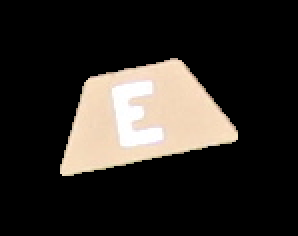
#> input picture Older Code Base/Desktop/m-0.PNG, 149 x 118 px, found by its file name (shown 2 times larger)
$ python shape.py   (Python 2 division)   (older library calls are emulated)
#> lines starting #> are read from the running program, lines starting #| are printed output that depends on the picture; after the words box and inside, x2 and y2 are one past the last pixel; in counts of white or black regions, pixels touching at a corner belong together
import cv2
import numpy as np

source = cv2.imread("/home/manohar/Outputs/Targets/m-0.PNG",1)
#> source is the input picture: shape (118, 149, 3); mean B, G, R 37.7, 42, 46.1

graySource = cv2.cvtColor(source, cv2.COLOR_BGR2GRAY)
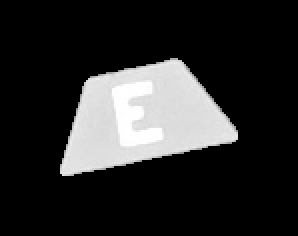
#> graySource: shape (118, 149) (shown 2 times larger); min 0, max 255, mean 42.8

blurred = cv2.GaussianBlur(graySource,(5,5),0)
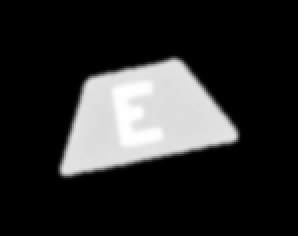
#> blurred: shape (118, 149) (shown 2 times larger); min 0, max 255, mean 42.8

ret,thresholdOutput = cv2.threshold(graySource,127,255,cv2.THRESH_BINARY)
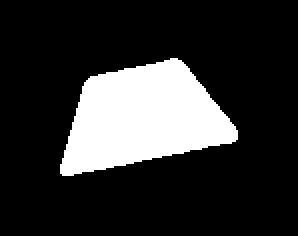
#> thresholdOutput: shape (118, 149) (shown 2 times larger); 19.1% white; 1 white region

im2, contours, hierarchy = cv2.findContours(thresholdOutput,cv2.RETR_EXTERNAL,cv2.CHAIN_APPROX_SIMPLE)
#> contours = 1 contour; box (x1, y1, x2, y2) and area: (30, 29, 119, 88) 3243

cnt = contours[0]
#> cnt = contour of 100 points, box (x1, y1, x2, y2) (30, 29, 119, 88), area 3243
contoursize =  len(contours)
#> contoursize = 1
print contoursize
#| 1

contourArea = cv2.contourArea(cnt)
#> contourArea = 3243
print contourArea
#| 3243.0

if((contoursize > 0) and (contourArea > 500)):
	cv2.drawContours(source, contours, -1, (0,255,0), 3) #Source to be replaced by drawing2 which is  mat::zeros and get the params right
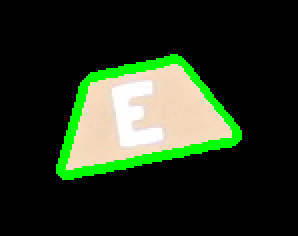
#> source: shape (118, 149, 3) (shown 2 times larger); 6.25% of pixels changed, all inside (x1, y1, x2, y2) = (28, 27, 121, 90)

#> (the run stopped early here; a loop or call above may not have finished)

$ run again, with Older Code Base/Desktop/6-95.PNG copied over Older Code Base/Desktop/m-0.PNG
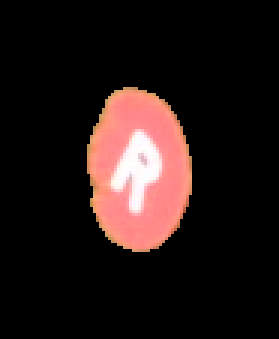
#> input picture Older Code Base/Desktop/6-95.PNG, 93 x 113 px, found by its file name (shown 3 times larger)
#> source is the input picture: shape (113, 93, 3); mean B, G, R 21.6, 23, 35.8
#> `ret,thresholdOutput = cv2.threshold(graySource,127,255,cv2.THRESH_BINA..`:
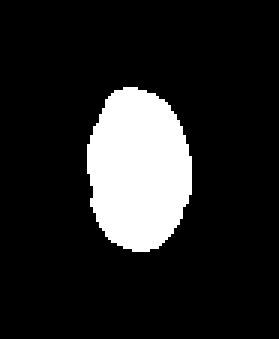
#> thresholdOutput: shape (113, 93) (shown 3 times larger); 14.3% white; 1 white region
#> contours = 1 contour; box (x1, y1, x2, y2) and area: (29, 29, 64, 84) 1435
#> cnt = contour of 68 points, box (x1, y1, x2, y2) (29, 29, 64, 84), area 1435
#> contoursize = 1
#| 1
#> contourArea = 1435
#| 1435.0
#> `cv2.drawContours(source, contours, -1, (0,255,0), 3)`:
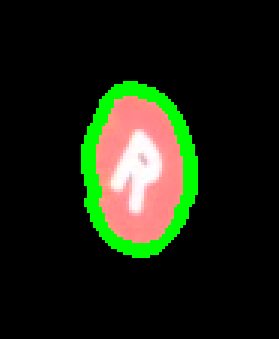
#> source: shape (113, 93, 3) (shown 3 times larger); 6.19% of pixels changed, all inside (x1, y1, x2, y2) = (27, 27, 66, 86)
